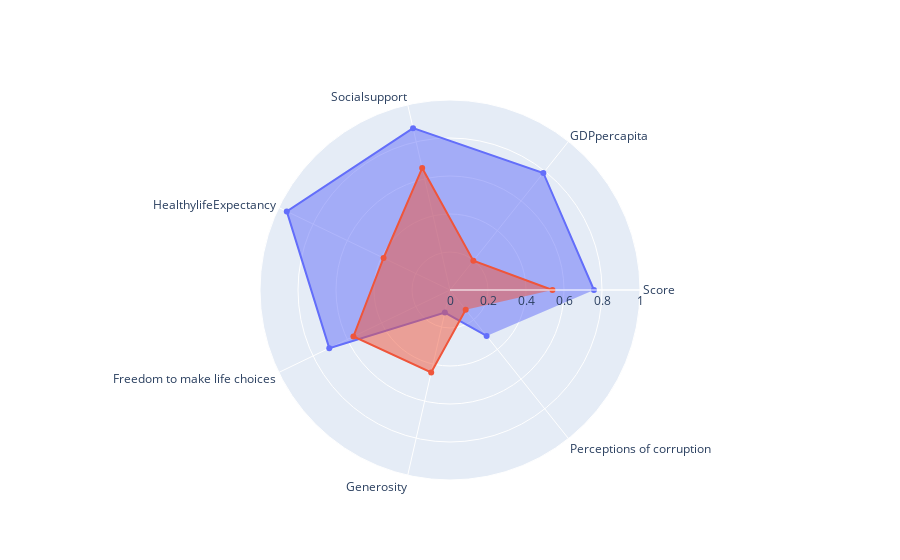

Notebook code for this chart:
### Code cell
#my home country Uganda vs Japan
categories = ['Score', 'GDPpercapita',
       'Socialsupport', 'HealthylifeExpectancy',
       'Freedom to make life choices', 'Generosity',
       'Perceptions of corruption']
r1=[df2019[each][df2019["Country"]=="Japan"].mean()/df2019[each].max()  for each in categories]
r2=[df2019[each][df2019["Country"]=="Uganda"].mean()/df2019[each].max()  for each in categories]

fig = go.Figure()

fig.add_trace(go.Scatterpolar(
      r=r1,
      theta=categories,
      fill='toself',
      name='Japan'
))
fig.add_trace(go.Scatterpolar(
      r=r2,
      theta=categories,
      fill='toself',
      name='Uganda'
))

fig.update_layout(
  polar=dict(
    radialaxis=dict(
      visible=True,
      range=[0, 1]
    )),
  showlegend=False
)

fig.show()

### Figure 1 — Plotly figure (JSON) as saved in the notebook; plotly's stock layout.template omitted (floating-point values rounded to 4 significant figures)
{"data": [{"fill": "toself", "name": "Japan", "r": [0.7576, 0.788, 0.8738, 0.9535, 0.7052, 0.1219, 0.3091], "theta": ["Score", "GDPpercapita", "Socialsupport", "HealthylifeExpectancy", "Freedom to make life choices", "Generosity", "Perceptions of corruption"], "type": "scatterpolar"}, {"fill": "toself", "name": "Uganda", "r": [0.5392, 0.1971, 0.6583, 0.3883, 0.5642, 0.4452, 0.1325], "theta": ["Score", "GDPpercapita", "Socialsupport", "HealthylifeExpectancy", "Freedom to make life choices", "Generosity", "Perceptions of corruption"], "type": "scatterpolar"}], "layout": {"polar": {"radialaxis": {"range": [0, 1], "visible": true}}, "showlegend": false}}
